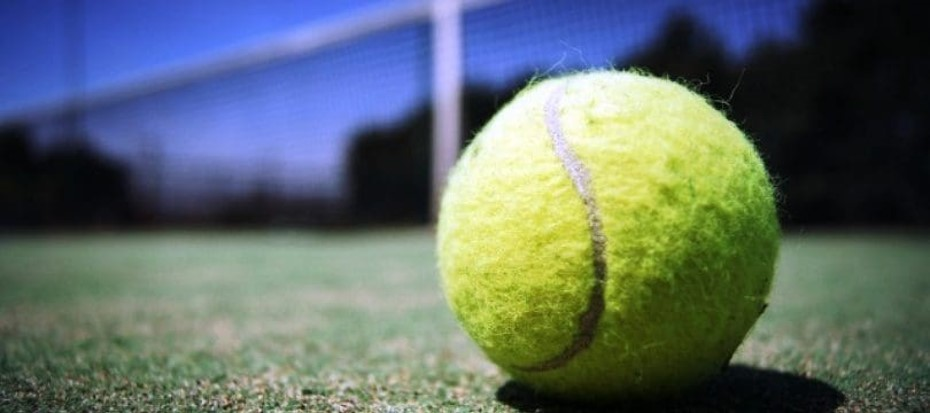
#> input picture tenis.jpg, 930 x 413 px
$ python resta.py
#> lines starting #> are read from the running program, lines starting #| are printed output that depends on the picture; after the words box and inside, x2 and y2 are one past the last pixel; in counts of white or black regions, pixels touching at a corner belong together
import cv2

import numpy as np

fn = np.zeros((413, 930, 3), np.uint8)
cv2.circle(fn, (617, 245), (777-617), (255, 255, 255), -1)
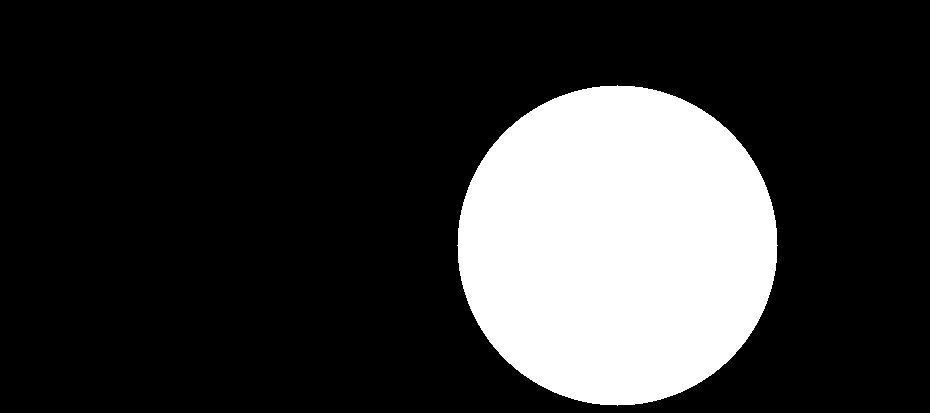
#> fn: shape (413, 930, 3); 20.9% white; 1 white region, box (x1, y1, x2, y2) and area: (457, 85, 778, 406) 80381
img = cv2.imread("tenis.jpg")
#> img is the input picture: shape (413, 930, 3); mean B, G, R 105.1, 107.7, 94.5

while True:
    img2 = cv2.subtract(fn, img)
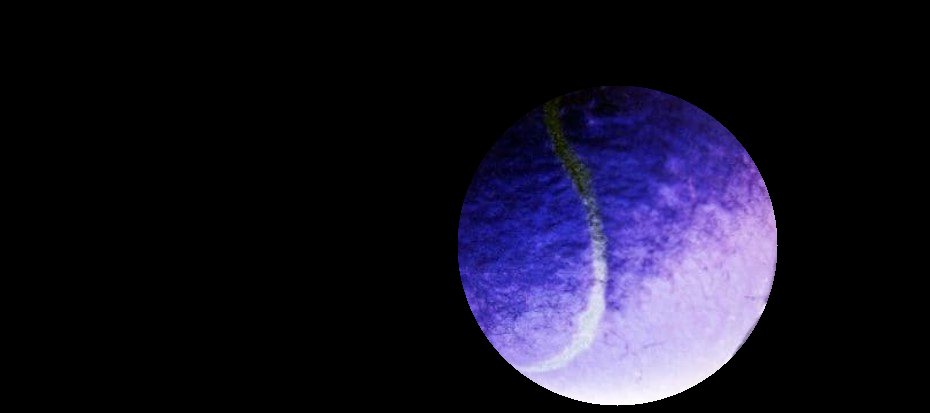
#> img2: shape (413, 930, 3); mean of channels 0, 1, 2 37.3, 20.4, 23.1; drawn as B, G, R
    # cv2.add
    cv2.imshow("d", img2)

    if cv2.waitKey(1) == ord('h'):
#> (key Esc is pressed here)
        break
cv2.destroyAllWindows()
